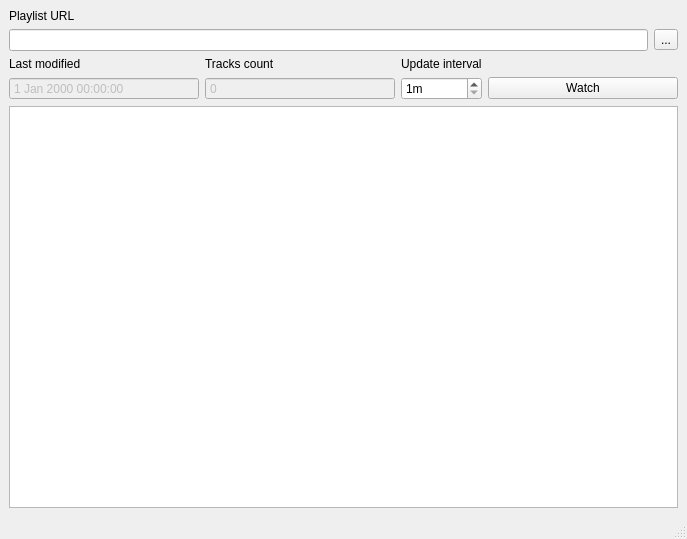
<?xml version="1.0" encoding="UTF-8"?>
<ui version="4.0">
 <class>MainWindow</class>
 <widget class="QMainWindow" name="MainWindow">
  <property name="geometry">
   <rect>
    <x>0</x>
    <y>0</y>
    <width>687</width>
    <height>539</height>
   </rect>
  </property>
  <widget class="QWidget" name="centralwidget">
   <layout class="QVBoxLayout" name="verticalLayout">
    <property name="leftMargin">
     <number>9</number>
    </property>
    <property name="topMargin">
     <number>9</number>
    </property>
    <property name="rightMargin">
     <number>9</number>
    </property>
    <property name="bottomMargin">
     <number>9</number>
    </property>
    <item>
     <layout class="QGridLayout" name="gridLayout">
      <item row="1" column="0">
       <widget class="QLineEdit" name="playlistUrlEdit"/>
      </item>
      <item row="0" column="0">
       <widget class="QLabel" name="label">
        <property name="text">
         <string>Playlist URL</string>
        </property>
       </widget>
      </item>
      <item row="1" column="1">
       <widget class="QToolButton" name="openPlaylistButton">
        <property name="toolTip">
         <string>Open in browser</string>
        </property>
        <property name="text">
         <string>...</string>
        </property>
        <property name="icon">
         <iconset>
          <normaloff>link.png</normaloff>link.png</iconset>
        </property>
        <property name="iconSize">
         <size>
          <width>20</width>
          <height>20</height>
         </size>
        </property>
       </widget>
      </item>
     </layout>
    </item>
    <item>
     <layout class="QGridLayout" name="gridLayout_2">
      <item row="0" column="1">
       <widget class="QLabel" name="label_4">
        <property name="text">
         <string>Tracks count</string>
        </property>
       </widget>
      </item>
      <item row="1" column="3">
       <widget class="QPushButton" name="watchButton">
        <property name="text">
         <string>Watch</string>
        </property>
       </widget>
      </item>
      <item row="0" column="0">
       <widget class="QLabel" name="label_3">
        <property name="text">
         <string>Last modified</string>
        </property>
       </widget>
      </item>
      <item row="1" column="1">
       <widget class="QSpinBox" name="tracksCountEdit">
        <property name="enabled">
         <bool>false</bool>
        </property>
        <property name="readOnly">
         <bool>true</bool>
        </property>
        <property name="buttonSymbols">
         <enum>QAbstractSpinBox::NoButtons</enum>
        </property>
        <property name="maximum">
         <number>100000</number>
        </property>
       </widget>
      </item>
      <item row="1" column="0">
       <widget class="QDateTimeEdit" name="lastModifiedEdit">
        <property name="enabled">
         <bool>false</bool>
        </property>
        <property name="readOnly">
         <bool>true</bool>
        </property>
        <property name="buttonSymbols">
         <enum>QAbstractSpinBox::NoButtons</enum>
        </property>
       </widget>
      </item>
      <item row="1" column="2">
       <widget class="QSpinBox" name="updateIntervalEdit">
        <property name="sizePolicy">
         <sizepolicy hsizetype="Minimum" vsizetype="Fixed">
          <horstretch>0</horstretch>
          <verstretch>0</verstretch>
         </sizepolicy>
        </property>
        <property name="suffix">
         <string>m</string>
        </property>
        <property name="minimum">
         <number>1</number>
        </property>
        <property name="maximum">
         <number>360</number>
        </property>
       </widget>
      </item>
      <item row="0" column="2">
       <widget class="QLabel" name="label_2">
        <property name="sizePolicy">
         <sizepolicy hsizetype="Fixed" vsizetype="Preferred">
          <horstretch>0</horstretch>
          <verstretch>0</verstretch>
         </sizepolicy>
        </property>
        <property name="text">
         <string>Update interval</string>
        </property>
       </widget>
      </item>
     </layout>
    </item>
    <item>
     <widget class="QTableView" name="playlistView"/>
    </item>
   </layout>
  </widget>
  <widget class="QMenuBar" name="menubar">
   <property name="geometry">
    <rect>
     <x>0</x>
     <y>0</y>
     <width>687</width>
     <height>21</height>
    </rect>
   </property>
  </widget>
  <widget class="QStatusBar" name="statusbar"/>
 </widget>
 <resources/>
 <connections/>
</ui>
